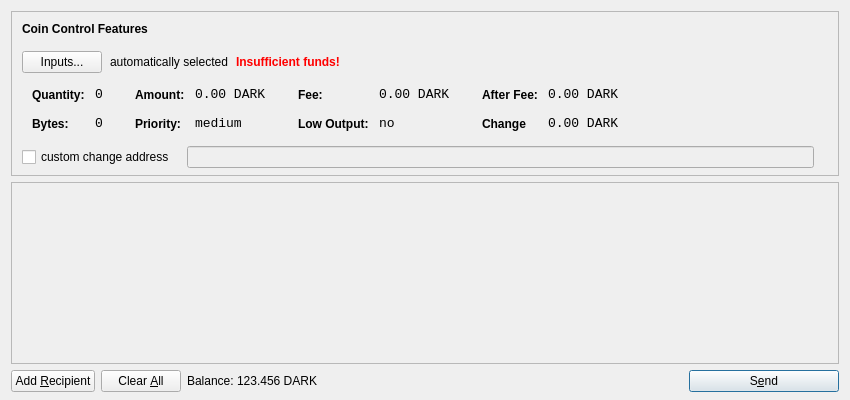
<?xml version="1.0" encoding="UTF-8"?>
<ui version="4.0">
 <class>SendCoinsDialog</class>
 <widget class="QDialog" name="SendCoinsDialog">
  <property name="geometry">
   <rect>
    <x>0</x>
    <y>0</y>
    <width>850</width>
    <height>400</height>
   </rect>
  </property>
  <property name="windowTitle">
   <string>Send Coins</string>
  </property>
  <layout class="QVBoxLayout" name="verticalLayout" stretch="0,1,0">
   <property name="bottomMargin">
    <number>8</number>
   </property>
   <item>
    <widget class="QFrame" name="frameCoinControl">
     <property name="sizePolicy">
      <sizepolicy hsizetype="Expanding" vsizetype="Expanding">
       <horstretch>0</horstretch>
       <verstretch>0</verstretch>
      </sizepolicy>
     </property>
     <property name="maximumSize">
      <size>
       <width>16777215</width>
       <height>16777215</height>
      </size>
     </property>
     <property name="frameShape">
      <enum>QFrame::StyledPanel</enum>
     </property>
     <property name="frameShadow">
      <enum>QFrame::Sunken</enum>
     </property>
     <layout class="QVBoxLayout" name="verticalLayoutCoinControl2">
      <property name="spacing">
       <number>-1</number>
      </property>
      <property name="leftMargin">
       <number>0</number>
      </property>
      <property name="topMargin">
       <number>0</number>
      </property>
      <property name="rightMargin">
       <number>0</number>
      </property>
      <property name="bottomMargin">
       <number>6</number>
      </property>
      <item>
       <layout class="QVBoxLayout" name="verticalLayoutCoinControl" stretch="0,0,0,0,1">
        <property name="spacing">
         <number>0</number>
        </property>
        <property name="leftMargin">
         <number>10</number>
        </property>
        <property name="topMargin">
         <number>10</number>
        </property>
        <item>
         <layout class="QHBoxLayout" name="horizontalLayoutCoinControl1">
          <property name="bottomMargin">
           <number>15</number>
          </property>
          <item>
           <widget class="QLabel" name="labelCoinControlFeatures">
            <property name="sizePolicy">
             <sizepolicy hsizetype="Preferred" vsizetype="Maximum">
              <horstretch>0</horstretch>
              <verstretch>0</verstretch>
             </sizepolicy>
            </property>
            <property name="font">
             <font>
              <weight>75</weight>
              <bold>true</bold>
             </font>
            </property>
            <property name="styleSheet">
             <string notr="true">font-weight:bold;</string>
            </property>
            <property name="text">
             <string>Coin Control Features</string>
            </property>
           </widget>
          </item>
         </layout>
        </item>
        <item>
         <layout class="QHBoxLayout" name="horizontalLayoutCoinControl2" stretch="0,0,0,0">
          <property name="spacing">
           <number>8</number>
          </property>
          <property name="bottomMargin">
           <number>10</number>
          </property>
          <item>
           <widget class="QPushButton" name="pushButtonCoinControl">
            <property name="styleSheet">
             <string notr="true"/>
            </property>
            <property name="text">
             <string>Inputs...</string>
            </property>
           </widget>
          </item>
          <item>
           <widget class="QLabel" name="labelCoinControlAutomaticallySelected">
            <property name="text">
             <string>automatically selected</string>
            </property>
            <property name="margin">
             <number>5</number>
            </property>
           </widget>
          </item>
          <item>
           <widget class="QLabel" name="labelCoinControlInsuffFunds">
            <property name="font">
             <font>
              <weight>75</weight>
              <bold>true</bold>
             </font>
            </property>
            <property name="styleSheet">
             <string notr="true">color:red;font-weight:bold;</string>
            </property>
            <property name="text">
             <string>Insufficient funds!</string>
            </property>
            <property name="margin">
             <number>5</number>
            </property>
           </widget>
          </item>
          <item>
           <spacer name="horizontalSpacerCoinControl">
            <property name="orientation">
             <enum>Qt::Horizontal</enum>
            </property>
            <property name="sizeHint" stdset="0">
             <size>
              <width>40</width>
              <height>1</height>
             </size>
            </property>
           </spacer>
          </item>
         </layout>
        </item>
        <item>
         <widget class="QWidget" name="widgetCoinControl" native="true">
          <property name="sizePolicy">
           <sizepolicy hsizetype="Preferred" vsizetype="Preferred">
            <horstretch>0</horstretch>
            <verstretch>0</verstretch>
           </sizepolicy>
          </property>
          <property name="minimumSize">
           <size>
            <width>0</width>
            <height>0</height>
           </size>
          </property>
          <property name="styleSheet">
           <string notr="true"/>
          </property>
          <layout class="QHBoxLayout" name="horizontalLayoutCoinControl5">
           <property name="margin">
            <number>0</number>
           </property>
           <item>
            <layout class="QHBoxLayout" name="horizontalLayoutCoinControl3" stretch="0,0,0,1">
             <property name="spacing">
              <number>20</number>
             </property>
             <property name="topMargin">
              <number>0</number>
             </property>
             <property name="bottomMargin">
              <number>10</number>
             </property>
             <item>
              <layout class="QFormLayout" name="formLayoutCoinControl1">
               <property name="horizontalSpacing">
                <number>10</number>
               </property>
               <property name="verticalSpacing">
                <number>14</number>
               </property>
               <property name="leftMargin">
                <number>10</number>
               </property>
               <property name="topMargin">
                <number>4</number>
               </property>
               <property name="rightMargin">
                <number>6</number>
               </property>
               <item row="0" column="0">
                <widget class="QLabel" name="labelCoinControlQuantityText">
                 <property name="styleSheet">
                  <string notr="true">font-weight:bold;</string>
                 </property>
                 <property name="text">
                  <string>Quantity:</string>
                 </property>
                 <property name="margin">
                  <number>0</number>
                 </property>
                </widget>
               </item>
               <item row="0" column="1">
                <widget class="QLabel" name="labelCoinControlQuantity">
                 <property name="font">
                  <font>
                   <family>Monospace</family>
                   <pointsize>10</pointsize>
                  </font>
                 </property>
                 <property name="cursor">
                  <cursorShape>IBeamCursor</cursorShape>
                 </property>
                 <property name="contextMenuPolicy">
                  <enum>Qt::ActionsContextMenu</enum>
                 </property>
                 <property name="text">
                  <string>0</string>
                 </property>
                 <property name="margin">
                  <number>0</number>
                 </property>
                 <property name="textInteractionFlags">
                  <set>Qt::LinksAccessibleByMouse|Qt::TextSelectableByKeyboard|Qt::TextSelectableByMouse</set>
                 </property>
                </widget>
               </item>
               <item row="1" column="0">
                <widget class="QLabel" name="labelCoinControlBytesText">
                 <property name="styleSheet">
                  <string notr="true">font-weight:bold;</string>
                 </property>
                 <property name="text">
                  <string>Bytes:</string>
                 </property>
                </widget>
               </item>
               <item row="1" column="1">
                <widget class="QLabel" name="labelCoinControlBytes">
                 <property name="font">
                  <font>
                   <family>Monospace</family>
                   <pointsize>10</pointsize>
                  </font>
                 </property>
                 <property name="cursor">
                  <cursorShape>IBeamCursor</cursorShape>
                 </property>
                 <property name="contextMenuPolicy">
                  <enum>Qt::ActionsContextMenu</enum>
                 </property>
                 <property name="text">
                  <string>0</string>
                 </property>
                 <property name="textInteractionFlags">
                  <set>Qt::LinksAccessibleByMouse|Qt::TextSelectableByKeyboard|Qt::TextSelectableByMouse</set>
                 </property>
                </widget>
               </item>
              </layout>
             </item>
             <item>
              <layout class="QFormLayout" name="formLayoutCoinControl2">
               <property name="horizontalSpacing">
                <number>10</number>
               </property>
               <property name="verticalSpacing">
                <number>14</number>
               </property>
               <property name="leftMargin">
                <number>6</number>
               </property>
               <property name="topMargin">
                <number>4</number>
               </property>
               <property name="rightMargin">
                <number>6</number>
               </property>
               <item row="0" column="0">
                <widget class="QLabel" name="labelCoinControlAmountText">
                 <property name="styleSheet">
                  <string notr="true">font-weight:bold;</string>
                 </property>
                 <property name="text">
                  <string>Amount:</string>
                 </property>
                 <property name="margin">
                  <number>0</number>
                 </property>
                </widget>
               </item>
               <item row="0" column="1">
                <widget class="QLabel" name="labelCoinControlAmount">
                 <property name="font">
                  <font>
                   <family>Monospace</family>
                   <pointsize>10</pointsize>
                  </font>
                 </property>
                 <property name="cursor">
                  <cursorShape>IBeamCursor</cursorShape>
                 </property>
                 <property name="contextMenuPolicy">
                  <enum>Qt::ActionsContextMenu</enum>
                 </property>
                 <property name="text">
                  <string>0.00 DARK</string>
                 </property>
                 <property name="textInteractionFlags">
                  <set>Qt::LinksAccessibleByMouse|Qt::TextSelectableByKeyboard|Qt::TextSelectableByMouse</set>
                 </property>
                </widget>
               </item>
               <item row="1" column="0">
                <widget class="QLabel" name="labelCoinControlPriorityText">
                 <property name="styleSheet">
                  <string notr="true">font-weight:bold;</string>
                 </property>
                 <property name="text">
                  <string>Priority:</string>
                 </property>
                </widget>
               </item>
               <item row="1" column="1">
                <widget class="QLabel" name="labelCoinControlPriority">
                 <property name="font">
                  <font>
                   <family>Monospace</family>
                   <pointsize>10</pointsize>
                  </font>
                 </property>
                 <property name="cursor">
                  <cursorShape>IBeamCursor</cursorShape>
                 </property>
                 <property name="contextMenuPolicy">
                  <enum>Qt::ActionsContextMenu</enum>
                 </property>
                 <property name="text">
                  <string>medium</string>
                 </property>
                 <property name="textInteractionFlags">
                  <set>Qt::LinksAccessibleByMouse|Qt::TextSelectableByKeyboard|Qt::TextSelectableByMouse</set>
                 </property>
                </widget>
               </item>
              </layout>
             </item>
             <item>
              <layout class="QFormLayout" name="formLayoutCoinControl3">
               <property name="horizontalSpacing">
                <number>10</number>
               </property>
               <property name="verticalSpacing">
                <number>14</number>
               </property>
               <property name="leftMargin">
                <number>6</number>
               </property>
               <property name="topMargin">
                <number>4</number>
               </property>
               <property name="rightMargin">
                <number>6</number>
               </property>
               <item row="0" column="0">
                <widget class="QLabel" name="labelCoinControlFeeText">
                 <property name="styleSheet">
                  <string notr="true">font-weight:bold;</string>
                 </property>
                 <property name="text">
                  <string>Fee:</string>
                 </property>
                 <property name="margin">
                  <number>0</number>
                 </property>
                </widget>
               </item>
               <item row="0" column="1">
                <widget class="QLabel" name="labelCoinControlFee">
                 <property name="font">
                  <font>
                   <family>Monospace</family>
                   <pointsize>10</pointsize>
                  </font>
                 </property>
                 <property name="cursor">
                  <cursorShape>IBeamCursor</cursorShape>
                 </property>
                 <property name="contextMenuPolicy">
                  <enum>Qt::ActionsContextMenu</enum>
                 </property>
                 <property name="text">
                  <string>0.00 DARK</string>
                 </property>
                 <property name="textInteractionFlags">
                  <set>Qt::LinksAccessibleByMouse|Qt::TextSelectableByKeyboard|Qt::TextSelectableByMouse</set>
                 </property>
                </widget>
               </item>
               <item row="1" column="0">
                <widget class="QLabel" name="labelCoinControlLowOutputText">
                 <property name="styleSheet">
                  <string notr="true">font-weight:bold;</string>
                 </property>
                 <property name="text">
                  <string>Low Output:</string>
                 </property>
                </widget>
               </item>
               <item row="1" column="1">
                <widget class="QLabel" name="labelCoinControlLowOutput">
                 <property name="font">
                  <font>
                   <family>Monospace</family>
                   <pointsize>10</pointsize>
                  </font>
                 </property>
                 <property name="cursor">
                  <cursorShape>IBeamCursor</cursorShape>
                 </property>
                 <property name="contextMenuPolicy">
                  <enum>Qt::ActionsContextMenu</enum>
                 </property>
                 <property name="text">
                  <string>no</string>
                 </property>
                 <property name="textInteractionFlags">
                  <set>Qt::LinksAccessibleByMouse|Qt::TextSelectableByKeyboard|Qt::TextSelectableByMouse</set>
                 </property>
                </widget>
               </item>
              </layout>
             </item>
             <item>
              <layout class="QFormLayout" name="formLayoutCoinControl4">
               <property name="horizontalSpacing">
                <number>10</number>
               </property>
               <property name="verticalSpacing">
                <number>14</number>
               </property>
               <property name="leftMargin">
                <number>6</number>
               </property>
               <property name="topMargin">
                <number>4</number>
               </property>
               <property name="rightMargin">
                <number>6</number>
               </property>
               <item row="0" column="0">
                <widget class="QLabel" name="labelCoinControlAfterFeeText">
                 <property name="styleSheet">
                  <string notr="true">font-weight:bold;</string>
                 </property>
                 <property name="text">
                  <string>After Fee:</string>
                 </property>
                 <property name="margin">
                  <number>0</number>
                 </property>
                </widget>
               </item>
               <item row="0" column="1">
                <widget class="QLabel" name="labelCoinControlAfterFee">
                 <property name="font">
                  <font>
                   <family>Monospace</family>
                   <pointsize>10</pointsize>
                  </font>
                 </property>
                 <property name="cursor">
                  <cursorShape>IBeamCursor</cursorShape>
                 </property>
                 <property name="contextMenuPolicy">
                  <enum>Qt::ActionsContextMenu</enum>
                 </property>
                 <property name="text">
                  <string>0.00 DARK</string>
                 </property>
                 <property name="textInteractionFlags">
                  <set>Qt::LinksAccessibleByMouse|Qt::TextSelectableByKeyboard|Qt::TextSelectableByMouse</set>
                 </property>
                </widget>
               </item>
               <item row="1" column="0">
                <widget class="QLabel" name="labelCoinControlChangeText">
                 <property name="styleSheet">
                  <string notr="true">font-weight:bold;</string>
                 </property>
                 <property name="text">
                  <string>Change</string>
                 </property>
                </widget>
               </item>
               <item row="1" column="1">
                <widget class="QLabel" name="labelCoinControlChange">
                 <property name="font">
                  <font>
                   <family>Monospace</family>
                   <pointsize>10</pointsize>
                  </font>
                 </property>
                 <property name="cursor">
                  <cursorShape>IBeamCursor</cursorShape>
                 </property>
                 <property name="contextMenuPolicy">
                  <enum>Qt::ActionsContextMenu</enum>
                 </property>
                 <property name="text">
                  <string>0.00 DARK</string>
                 </property>
                 <property name="textInteractionFlags">
                  <set>Qt::LinksAccessibleByMouse|Qt::TextSelectableByKeyboard|Qt::TextSelectableByMouse</set>
                 </property>
                </widget>
               </item>
              </layout>
             </item>
            </layout>
           </item>
          </layout>
         </widget>
        </item>
        <item>
         <layout class="QHBoxLayout" name="horizontalLayoutCoinControl4" stretch="0,0,0">
          <property name="spacing">
           <number>12</number>
          </property>
          <property name="sizeConstraint">
           <enum>QLayout::SetDefaultConstraint</enum>
          </property>
          <property name="topMargin">
           <number>5</number>
          </property>
          <property name="rightMargin">
           <number>5</number>
          </property>
          <item>
           <widget class="QCheckBox" name="checkBoxCoinControlChange">
            <property name="text">
             <string>custom change address</string>
            </property>
           </widget>
          </item>
          <item>
           <widget class="QLineEdit" name="lineEditCoinControlChange">
            <property name="enabled">
             <bool>false</bool>
            </property>
            <property name="sizePolicy">
             <sizepolicy hsizetype="Expanding" vsizetype="Fixed">
              <horstretch>0</horstretch>
              <verstretch>0</verstretch>
             </sizepolicy>
            </property>
           </widget>
          </item>
          <item>
           <widget class="QLabel" name="labelCoinControlChangeLabel">
            <property name="sizePolicy">
             <sizepolicy hsizetype="Preferred" vsizetype="Expanding">
              <horstretch>0</horstretch>
              <verstretch>0</verstretch>
             </sizepolicy>
            </property>
            <property name="minimumSize">
             <size>
              <width>0</width>
              <height>0</height>
             </size>
            </property>
            <property name="text">
             <string/>
            </property>
            <property name="margin">
             <number>3</number>
            </property>
           </widget>
          </item>
         </layout>
        </item>
        <item>
         <spacer name="verticalSpacerCoinControl">
          <property name="orientation">
           <enum>Qt::Vertical</enum>
          </property>
          <property name="sizeHint" stdset="0">
           <size>
            <width>800</width>
            <height>1</height>
           </size>
          </property>
         </spacer>
        </item>
       </layout>
      </item>
     </layout>
    </widget>
   </item>
   <item>
    <widget class="QScrollArea" name="scrollArea">
     <property name="widgetResizable">
      <bool>true</bool>
     </property>
     <widget class="QWidget" name="scrollAreaWidgetContents">
      <property name="geometry">
       <rect>
        <x>0</x>
        <y>0</y>
        <width>830</width>
        <height>165</height>
       </rect>
      </property>
      <layout class="QVBoxLayout" name="verticalLayout_2">
       <property name="margin">
        <number>0</number>
       </property>
       <item>
        <layout class="QVBoxLayout" name="entries">
         <property name="spacing">
          <number>6</number>
         </property>
        </layout>
       </item>
       <item>
        <spacer name="verticalSpacer">
         <property name="orientation">
          <enum>Qt::Vertical</enum>
         </property>
         <property name="sizeHint" stdset="0">
          <size>
           <width>20</width>
           <height>40</height>
          </size>
         </property>
        </spacer>
       </item>
      </layout>
     </widget>
    </widget>
   </item>
   <item>
    <layout class="QHBoxLayout" name="horizontalLayout">
     <item>
      <widget class="QPushButton" name="addButton">
       <property name="toolTip">
        <string>Send to multiple recipients at once</string>
       </property>
       <property name="text">
        <string>Add &amp;Recipient</string>
       </property>
       <property name="icon">
        <iconset resource="../bitcoin.qrc">
         <normaloff>:/icons/add</normaloff>:/icons/add</iconset>
       </property>
       <property name="autoDefault">
        <bool>false</bool>
       </property>
      </widget>
     </item>
     <item>
      <widget class="QPushButton" name="clearButton">
       <property name="sizePolicy">
        <sizepolicy hsizetype="Minimum" vsizetype="Fixed">
         <horstretch>0</horstretch>
         <verstretch>0</verstretch>
        </sizepolicy>
       </property>
       <property name="toolTip">
        <string>Remove all transaction fields</string>
       </property>
       <property name="text">
        <string>Clear &amp;All</string>
       </property>
       <property name="icon">
        <iconset resource="../bitcoin.qrc">
         <normaloff>:/icons/remove</normaloff>:/icons/remove</iconset>
       </property>
       <property name="autoRepeatDelay">
        <number>300</number>
       </property>
       <property name="autoDefault">
        <bool>false</bool>
       </property>
      </widget>
     </item>
     <item>
      <layout class="QHBoxLayout" name="horizontalLayout_2">
       <property name="spacing">
        <number>3</number>
       </property>
       <item>
        <widget class="QLabel" name="label">
         <property name="sizePolicy">
          <sizepolicy hsizetype="Preferred" vsizetype="Fixed">
           <horstretch>0</horstretch>
           <verstretch>0</verstretch>
          </sizepolicy>
         </property>
         <property name="text">
          <string>Balance:</string>
         </property>
        </widget>
       </item>
       <item>
        <widget class="QLabel" name="labelBalance">
         <property name="sizePolicy">
          <sizepolicy hsizetype="Preferred" vsizetype="Fixed">
           <horstretch>0</horstretch>
           <verstretch>0</verstretch>
          </sizepolicy>
         </property>
         <property name="cursor">
          <cursorShape>IBeamCursor</cursorShape>
         </property>
         <property name="text">
          <string>123.456 DARK</string>
         </property>
         <property name="textInteractionFlags">
          <set>Qt::LinksAccessibleByMouse|Qt::TextSelectableByKeyboard|Qt::TextSelectableByMouse</set>
         </property>
        </widget>
       </item>
      </layout>
     </item>
     <item>
      <spacer name="horizontalSpacer">
       <property name="orientation">
        <enum>Qt::Horizontal</enum>
       </property>
       <property name="sizeHint" stdset="0">
        <size>
         <width>40</width>
         <height>20</height>
        </size>
       </property>
      </spacer>
     </item>
     <item>
      <widget class="QPushButton" name="sendButton">
       <property name="minimumSize">
        <size>
         <width>150</width>
         <height>0</height>
        </size>
       </property>
       <property name="toolTip">
        <string>Confirm the send action</string>
       </property>
       <property name="text">
        <string>S&amp;end</string>
       </property>
       <property name="icon">
        <iconset resource="../bitcoin.qrc">
         <normaloff>:/icons/send</normaloff>:/icons/send</iconset>
       </property>
       <property name="default">
        <bool>true</bool>
       </property>
      </widget>
     </item>
    </layout>
   </item>
  </layout>
 </widget>
 <resources>
  <include location="../bitcoin.qrc"/>
 </resources>
 <connections/>
</ui>
